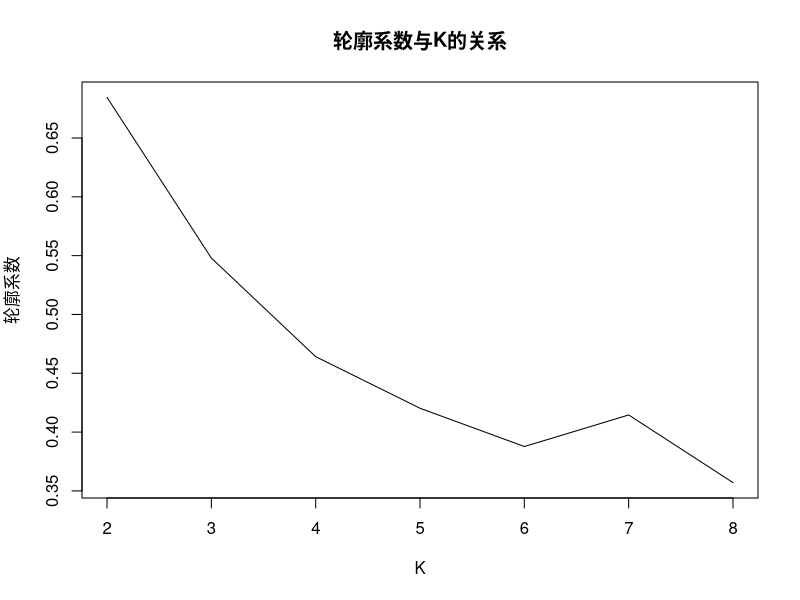
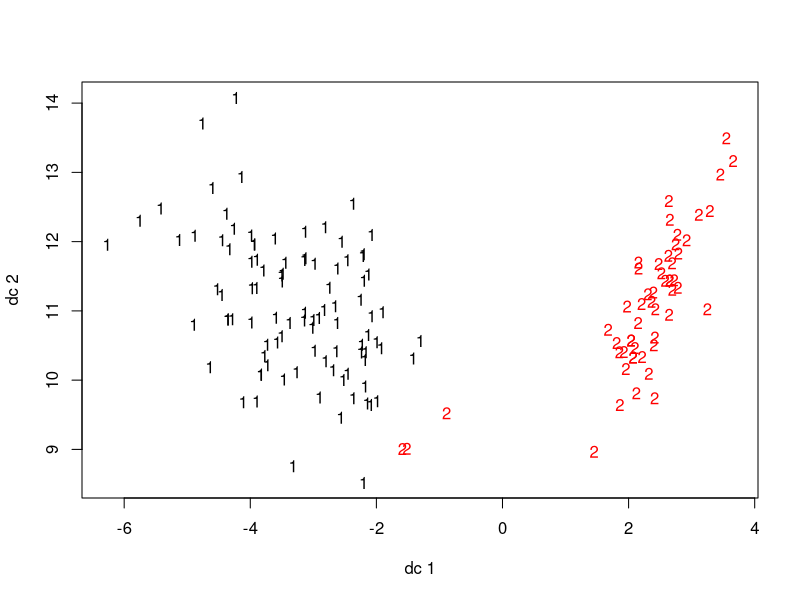

Recreate these plots in R, in order.
## ---- chunk 1
library(fpc)
data(iris)
data <- iris[,c(1:3)]
head(data)
## ---- chunk 2
# k取2到8，评估K
library(fpc)
K <- 2:8
round <- 10 # 每次迭代10次，避免局部最优
rst <- sapply(K, function(i){
  print(paste("K=",i))
  mean(sapply(1:round,function(r){
    print(paste("Round",r))
    result <- kmeans(data, i)
    stats <- cluster.stats(dist(data), result$cluster)
    stats$avg.silwidth
  }))
})
## ---- chunk 3
plot(K,rst,type='l',main='轮廓系数与K的关系', ylab='轮廓系数') 
## ---- chunk 4
(kmeans <- kmeans(na.omit(data), 2))
## ---- chunk 5
plotcluster(na.omit(data), kmeans$cluster)
